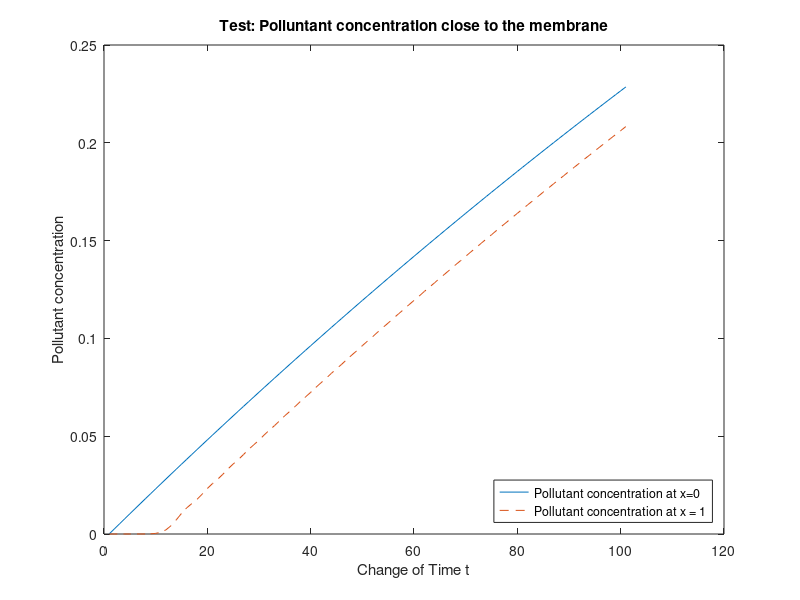

Source code (MATLAB):
% Part I simple model. 
close all
clear
clc
load('Results.mat')
load('nx.mat')
load('ny.mat')
dy = 1/ny;
y =(0:dy:1);
%[~,ind]=min(abs(y-1/8));

[~,ind]=min(abs(y-7/8));
begin=Results(ind,:);

finish = Results(nx*(ny+1)+ind,:);
plot(begin)
hold on
plot(finish,'--')
%title('Test: Polluntant concentration at far end from the membrane')
title('Test: Polluntant concentration close to the membrane')
xlabel('Change of Time t') % x-axis label
ylabel('Pollutant concentration') % y-axis label
legend('Pollutant concentration at x=0','Pollutant concentration at x = 1','Location','southeast');